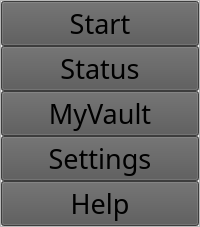
          <widget class="QFrame" name="frame">
           <property name="styleSheet">
            <string notr="true"/>
           </property>
           <property name="frameShape">
            <enum>QFrame::StyledPanel</enum>
           </property>
           <property name="frameShadow">
            <enum>QFrame::Raised</enum>
           </property>
           <layout class="QVBoxLayout" name="verticalLayout_3">
            <property name="spacing">
             <number>0</number>
            </property>
            <property name="margin">
             <number>0</number>
            </property>
            <item>
             <widget class="QPushButton" name="startbtn">
              <property name="sizePolicy">
               <sizepolicy hsizetype="MinimumExpanding" vsizetype="MinimumExpanding">
                <horstretch>0</horstretch>
                <verstretch>0</verstretch>
               </sizepolicy>
              </property>
              <property name="font">
               <font>
                <family>Calibri Light</family>
                <pointsize>20</pointsize>
               </font>
              </property>
              <property name="focusPolicy">
               <enum>Qt::TabFocus</enum>
              </property>
              <property name="contextMenuPolicy">
               <enum>Qt::NoContextMenu</enum>
              </property>
              <property name="layoutDirection">
               <enum>Qt::RightToLeft</enum>
              </property>
              <property name="styleSheet">
               <string notr="true">background-color: rgb(86, 86, 86)</string>
              </property>
              <property name="text">
               <string>Start</string>
              </property>
              <property name="icon">
               <iconset>
                <normaloff>images/right39.png</normaloff>images/right39.png</iconset>
              </property>
              <property name="iconSize">
               <size>
                <width>50</width>
                <height>50</height>
               </size>
              </property>
             </widget>
            </item>
            <item>
             <widget class="QPushButton" name="statusbtn">
              <property name="sizePolicy">
               <sizepolicy hsizetype="MinimumExpanding" vsizetype="MinimumExpanding">
                <horstretch>0</horstretch>
                <verstretch>0</verstretch>
               </sizepolicy>
              </property>
              <property name="font">
               <font>
                <family>Calibri Light</family>
                <pointsize>20</pointsize>
               </font>
              </property>
              <property name="focusPolicy">
               <enum>Qt::TabFocus</enum>
              </property>
              <property name="contextMenuPolicy">
               <enum>Qt::NoContextMenu</enum>
              </property>
              <property name="layoutDirection">
               <enum>Qt::RightToLeft</enum>
              </property>
              <property name="styleSheet">
               <string notr="true">background-color: rgb(86, 86, 86)</string>
              </property>
              <property name="text">
               <string>Status</string>
              </property>
              <property name="icon">
               <iconset>
                <normaloff>images/clipboard44.png</normaloff>images/clipboard44.png</iconset>
              </property>
              <property name="iconSize">
               <size>
                <width>50</width>
                <height>50</height>
               </size>
              </property>
             </widget>
            </item>
            <item>
             <widget class="QPushButton" name="mvbtn">
              <property name="sizePolicy">
               <sizepolicy hsizetype="MinimumExpanding" vsizetype="MinimumExpanding">
                <horstretch>0</horstretch>
                <verstretch>0</verstretch>
               </sizepolicy>
              </property>
              <property name="font">
               <font>
                <family>Calibri Light</family>
                <pointsize>20</pointsize>
               </font>
              </property>
              <property name="focusPolicy">
               <enum>Qt::TabFocus</enum>
              </property>
              <property name="contextMenuPolicy">
               <enum>Qt::NoContextMenu</enum>
              </property>
              <property name="layoutDirection">
               <enum>Qt::RightToLeft</enum>
              </property>
              <property name="styleSheet">
               <string notr="true">background-color: rgb(86, 86, 86)</string>
              </property>
              <property name="text">
               <string>MyVault</string>
              </property>
              <property name="icon">
               <iconset>
                <normaloff>images/folder83.png</normaloff>images/folder83.png</iconset>
              </property>
              <property name="iconSize">
               <size>
                <width>50</width>
                <height>50</height>
               </size>
              </property>
             </widget>
            </item>
            <item>
             <widget class="QPushButton" name="settingsbtn">
              <property name="sizePolicy">
               <sizepolicy hsizetype="MinimumExpanding" vsizetype="MinimumExpanding">
                <horstretch>0</horstretch>
                <verstretch>0</verstretch>
               </sizepolicy>
              </property>
              <property name="font">
               <font>
                <family>Calibri Light</family>
                <pointsize>20</pointsize>
               </font>
              </property>
              <property name="focusPolicy">
               <enum>Qt::TabFocus</enum>
              </property>
              <property name="contextMenuPolicy">
               <enum>Qt::NoContextMenu</enum>
              </property>
              <property name="layoutDirection">
               <enum>Qt::RightToLeft</enum>
              </property>
              <property name="styleSheet">
               <string notr="true">background-color: rgb(86, 86, 86)</string>
              </property>
              <property name="text">
               <string>Settings</string>
              </property>
              <property name="icon">
               <iconset>
                <normaloff>images/document76.png</normaloff>images/document76.png</iconset>
              </property>
              <property name="iconSize">
               <size>
                <width>50</width>
                <height>50</height>
               </size>
              </property>
             </widget>
            </item>
            <item>
             <widget class="QPushButton" name="helpbtn">
              <property name="sizePolicy">
               <sizepolicy hsizetype="MinimumExpanding" vsizetype="MinimumExpanding">
                <horstretch>0</horstretch>
                <verstretch>0</verstretch>
               </sizepolicy>
              </property>
              <property name="font">
               <font>
                <family>Calibri Light</family>
                <pointsize>20</pointsize>
               </font>
              </property>
              <property name="focusPolicy">
               <enum>Qt::TabFocus</enum>
              </property>
              <property name="contextMenuPolicy">
               <enum>Qt::NoContextMenu</enum>
              </property>
              <property name="layoutDirection">
               <enum>Qt::RightToLeft</enum>
              </property>
              <property name="styleSheet">
               <string notr="true">background-color: rgb(86, 86, 86)</string>
              </property>
              <property name="text">
               <string>Help</string>
              </property>
              <property name="icon">
               <iconset>
                <normaloff>images/lifebelt.png</normaloff>images/lifebelt.png</iconset>
              </property>
              <property name="iconSize">
               <size>
                <width>50</width>
                <height>50</height>
               </size>
              </property>
             </widget>
            </item>
           </layout>
          </widget>
